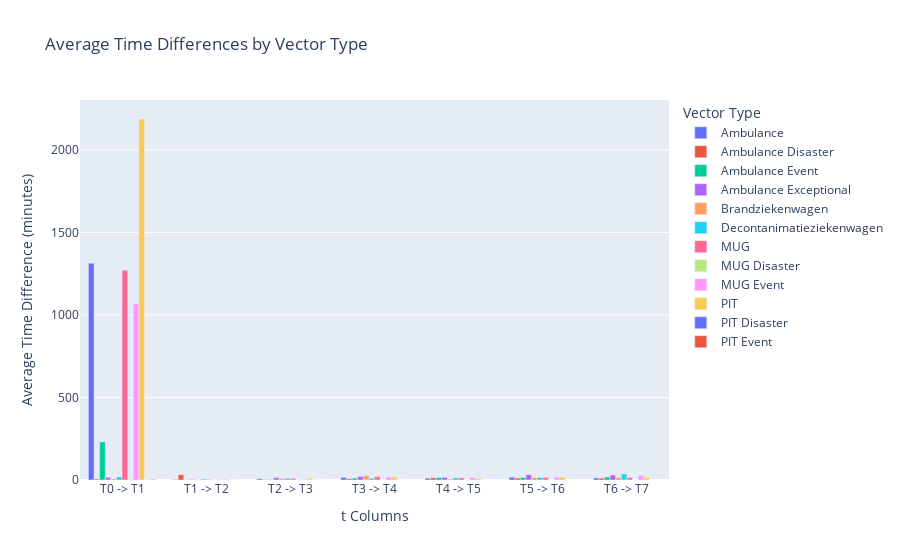

The cell this chart's notebook holds for it:
### Code cell
import pandas as pd
import plotly.graph_objects as go

# Convert columns t0, t1, t2, t3, t4, t5, t6, t7 to datetime format with UTC timezone awareness
interventions_dataset[['t0', 't1', 't2', 't3', 't4', 't5', 't6', 't7']] = interventions_dataset[['t0', 't1', 't2', 't3', 't4', 't5', 't6', 't7']].apply(pd.to_datetime, format='%Y-%m-%d %H:%M:%S', utc=True)

# Calculate the time differences in minutes
interventions_dataset['T0 -> T1'] = (interventions_dataset['t1'] - interventions_dataset['t0']).dt.total_seconds() / 60
interventions_dataset['T1 -> T2'] = (interventions_dataset['t2'] - interventions_dataset['t1']).dt.total_seconds() / 60
interventions_dataset['T2 -> T3'] = (interventions_dataset['t3'] - interventions_dataset['t2']).dt.total_seconds() / 60
interventions_dataset['T3 -> T4'] = (interventions_dataset['t4'] - interventions_dataset['t3']).dt.total_seconds() / 60
interventions_dataset['T4 -> T5'] = (interventions_dataset['t5'] - interventions_dataset['t4']).dt.total_seconds() / 60
interventions_dataset['T5 -> T6'] = (interventions_dataset['t6'] - interventions_dataset['t5']).dt.total_seconds() / 60
interventions_dataset['T6 -> T7'] = (interventions_dataset['t7'] - interventions_dataset['t6']).dt.total_seconds() / 60

# Group by vector type and calculate the mean time differences for each group
grouped = interventions_dataset.groupby('vector_type').mean(numeric_only=True)

# Create traces for each vector type
data = []
for vector_type, row in grouped.iterrows():
    trace = go.Bar(x=['T0 -> T1', 'T1 -> T2', 'T2 -> T3', 'T3 -> T4', 'T4 -> T5', 'T5 -> T6', 'T6 -> T7'],
                   y=row[['T0 -> T1', 'T1 -> T2', 'T2 -> T3', 'T3 -> T4', 'T4 -> T5', 'T5 -> T6', 'T6 -> T7']],
                   name=vector_type)
    data.append(trace)

# Create layout
layout = go.Layout(title='Average Time Differences by Vector Type',
                   xaxis=dict(title='t Columns'),
                   yaxis=dict(title='Average Time Difference (minutes)'),
                   barmode='group',  # Add barmode to group bars
                   legend=dict(title='Vector Type'))

# Create figure
fig = go.Figure(data=data, layout=layout)

# Show plot
fig.show()

### Figure 1 — Plotly figure (JSON) as saved in the notebook; plotly's stock layout.template omitted (floating-point values rounded to 4 significant figures)
{"data": [{"name": "Ambulance", "type": "bar", "x": ["T0 -> T1", "T1 -> T2", "T2 -> T3", "T3 -> T4", "T4 -> T5", "T5 -> T6", "T6 -> T7"], "y": [1314.0, 2.825, 8.127, 15.36, 10.54, 16.66, 12.7]}, {"name": "Ambulance Disaster", "type": "bar", "x": ["T0 -> T1", "T1 -> T2", "T2 -> T3", "T3 -> T4", "T4 -> T5", "T5 -> T6", "T6 -> T7"], "y": [5.941, 32.46, 2.902, 8.708, 12.89, 11.7, 11.5]}, {"name": "Ambulance Event", "type": "bar", "x": ["T0 -> T1", "T1 -> T2", "T2 -> T3", "T3 -> T4", "T4 -> T5", "T5 -> T6", "T6 -> T7"], "y": [230.6, 1.711, 3.388, 11.55, 14.23, 14.84, 17.73]}, {"name": "Ambulance Exceptional", "type": "bar", "x": ["T0 -> T1", "T1 -> T2", "T2 -> T3", "T3 -> T4", "T4 -> T5", "T5 -> T6", "T6 -> T7"], "y": [15.76, 3.688, 14.59, 21.24, 16.02, 31.68, 29.9]}, {"name": "Brandziekenwagen", "type": "bar", "x": ["T0 -> T1", "T1 -> T2", "T2 -> T3", "T3 -> T4", "T4 -> T5", "T5 -> T6", "T6 -> T7"], "y": [7.745, 1.636, 8.675, 26.94, 6.118, 15.83, 15.91]}, {"name": "Decontanimatieziekenwagen", "type": "bar", "x": ["T0 -> T1", "T1 -> T2", "T2 -> T3", "T3 -> T4", "T4 -> T5", "T5 -> T6", "T6 -> T7"], "y": [18.1, 5.742, 10.56, 10.56, 13.01, 15.09, 37.07]}, {"name": "MUG", "type": "bar", "x": ["T0 -> T1", "T1 -> T2", "T2 -> T3", "T3 -> T4", "T4 -> T5", "T5 -> T6", "T6 -> T7"], "y": [1271.0, 3.434, 9.407, 20.31, 12.75, 15.89, 15.08]}, {"name": "MUG Disaster", "type": "bar", "x": ["T0 -> T1", "T1 -> T2", "T2 -> T3", "T3 -> T4", "T4 -> T5", "T5 -> T6", "T6 -> T7"], "y": [3.217, 0.5167, 0.05, 0.05, 0.06667, null, null]}, {"name": "MUG Event", "type": "bar", "x": ["T0 -> T1", "T1 -> T2", "T2 -> T3", "T3 -> T4", "T4 -> T5", "T5 -> T6", "T6 -> T7"], "y": [1067.0, 1.341, 3.117, 17.76, 15.46, 17.52, 27.57]}, {"name": "PIT", "type": "bar", "x": ["T0 -> T1", "T1 -> T2", "T2 -> T3", "T3 -> T4", "T4 -> T5", "T5 -> T6", "T6 -> T7"], "y": [2188.0, 3.232, 9.717, 18.61, 10.46, 16.7, 15.91]}, {"name": "PIT Disaster", "type": "bar", "x": ["T0 -> T1", "T1 -> T2", "T2 -> T3", "T3 -> T4", "T4 -> T5", "T5 -> T6", "T6 -> T7"], "y": [0.8667, 0.01667, 0.03333, 0.03333, 0.01667, null, null]}, {"name": "PIT Event", "type": "bar", "x": ["T0 -> T1", "T1 -> T2", "T2 -> T3", "T3 -> T4", "T4 -> T5", "T5 -> T6", "T6 -> T7"], "y": [3.474, 0.1333, 0.01667, null, null, null, null]}], "layout": {"barmode": "group", "legend": {"title": {"text": "Vector Type"}}, "title": {"text": "Average Time Differences by Vector Type"}, "xaxis": {"title": {"text": "t Columns"}}, "yaxis": {"title": {"text": "Average Time Difference (minutes)"}}}}
